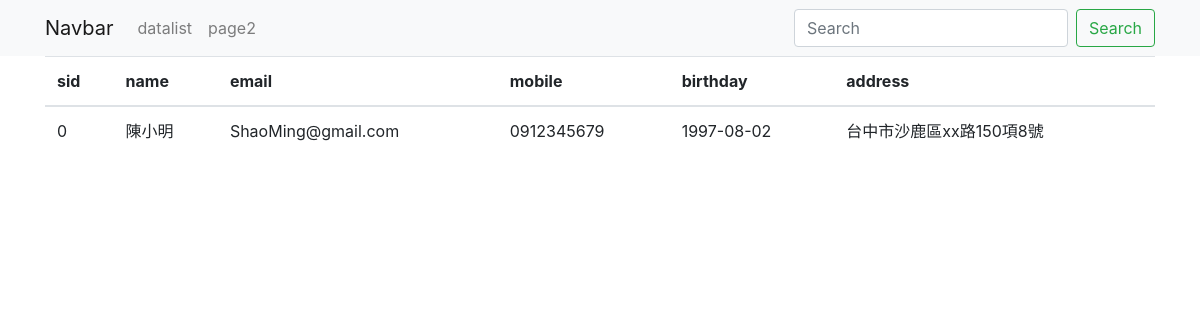
Page /0820/datalistperpage.php on the committed database.
### tables this page shows
CREATE TABLE `address_book` (
  `sid` int(11) NOT NULL,
  `name` varchar(255) NOT NULL,
  `email` varchar(255) NOT NULL,
  `address` varchar(255) DEFAULT NULL,
  `birthday` date NOT NULL,
  `create_at` datetime NOT NULL,
  `mobile` varchar(255) NOT NULL
);

### 0820/datalistperpage.php (the view)
<?php require __DIR__ . '/PDO.php';
$page = isset($_GET['page'])? intval($_GET['page']): 1;
$sql = sprintf('SELECT * FROM `address_book` ORDER BY `address_book`.`sid` DESC LIMIT %s,%s', ($page-1),$page);
$stmt = $pdo->query($sql);
?>
<?php include __DIR__ . '/__html_head.php' ?>
<?php include __DIR__ . '/__navbar.php' ?>
<div class="container">
    <?php $rows = $stmt->fetchAll(); ?>
    <table class="table">
        <thead>
            <tr>
                <th scope="col">sid</th>
                <th scope="col">name</th>
                <th scope="col">email</th>
                <th scope="col">mobile</th>
                <th scope="col">birthday</th>
                <th scope="col">address</th>
            </tr>
        </thead>
        <tbody>
            <?php foreach ($rows as $r):?>
            <tr>
                <td><?=$r['sid']?></td>
                <td><?=$r['name']?></td>
                <td><?=$r['email']?></td>
                <td><?=$r['mobile']?></td>
                <td><?=$r['birthday']?></td>
                <td><?=$r['address']?></td>
            </tr>
        <?php endforeach; ?>
        </tbody>
    </table>
</div>
<?php include __DIR__ . '/__html_foot.php' ?>

### rows in the picture
address_book: sid "0", name "陳小明", email "ShaoMing@gmail.com", mobile "0912345679", birthday "1997-08-02", address "台中市沙鹿區xx路150項8號"
